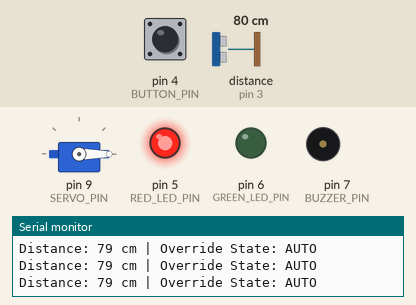
Bench run of a sketch on a simulated Arduino Uno, built with avr-gcc and run on an emulated ATmega328P. Parts: servo, output pins drawn as LEDs (lit = HIGH), buzzer (waves = sounding), the last lines printed to the serial monitor. Wiring (inferred from the names in the program): ultrasonic range finder: trigger pin 2; echo pin 3. The test bench sets the inputs (shaded band); at power-on: distance to the obstacle (sensor on pin 3) 80 cm, pin 4 (BUTTON_PIN) HIGH. The echo pulse lasts 58.3 µs per cm; pins used as bus, display or sensor lines are not drawn.

Above: at 1.2 s.
1.3 s: distance to the obstacle (sensor on pin 3) set to 19 cm
4.3 s: distance to the obstacle (sensor on pin 3) set to 14 cm
At 4.88 s:
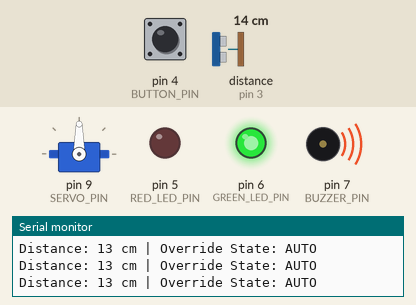
7.3 s: distance to the obstacle (sensor on pin 3) set to 18 cm
At 8.4 s:
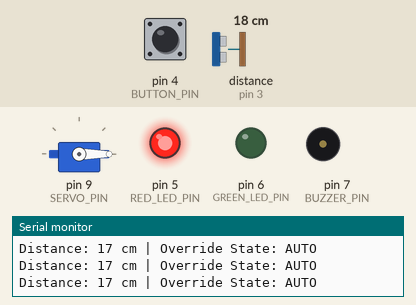
Timing chart, 0 to 10.3 s (numbered marks = the images above; inputs shaded):
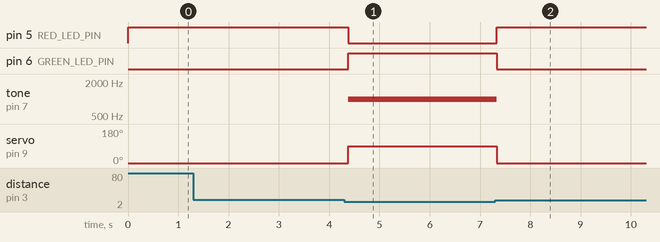

Measured:
- the behaviour switches between 17 and 16 cm on distance to the obstacle (sensor on pin 3) (found by bisection; images 0 and 1)
- after the input at 4.3 s, pin 5 (RED_LED_PIN): HIGH → LOW after 0.08 s; pin 6 (GREEN_LED_PIN): LOW → HIGH after 0.08 s; tone on pin 7 (BUZZER_PIN): silent → 1000 Hz after 0.08 s; servo on pin 9 (SERVO_PIN): 0° → 90° after 0.08 s
- after the input at 7.3 s, pin 5 (RED_LED_PIN): LOW → HIGH at once; pin 6 (GREEN_LED_PIN): HIGH → LOW at once; tone on pin 7 (BUZZER_PIN): 1000 Hz → silent at once; servo on pin 9 (SERVO_PIN): 90° → 0° at once

The sketch:

day-09.ino
```cpp
/*
  Project: Smart Door with Lock
  Course: Week 5 Day 25 Mini Project

  Description:
  Automated door lock system using an HC-SR04 ultrasonic sensor,
  servo motor latch, status LEDs, piezo buzzer, and a manual override button.
*/

#include <Servo.h>

// --- Named Constants for Pins ---
const int TRIG_PIN      = 2;
const int ECHO_PIN      = 3;
const int BUTTON_PIN    = 4;
const int RED_LED_PIN   = 5;
const int GREEN_LED_PIN = 6;
const int BUZZER_PIN    = 7;
const int SERVO_PIN     = 9;

// --- System Thresholds & Parameters ---
const int UNLOCK_DISTANCE_CM = 15;  // Door unlocks if person is closer than 15cm
const int SERVO_LOCKED_POS   = 0;   // Degrees for locked state
const int SERVO_UNLOCKED_POS = 90;  // Degrees for unlocked state

// --- Global Objects and Variables ---
Servo doorLatch;
bool isOverrideLocked = false;
bool lastButtonState  = HIGH;
unsigned long lastDebounceTime = 0;
const unsigned long DEBOUNCE_DELAY = 50; // 50ms button debounce

void setup() {
  // Initialize Serial Monitor for testing and debugging
  Serial.begin(9600);
  Serial.println("--- Smart Door Lock System Initializing ---");

  // Configure Pin Modes
  pinMode(TRIG_PIN, OUTPUT);
  pinMode(ECHO_PIN, INPUT);
  pinMode(BUTTON_PIN, INPUT_PULLUP); // Active LOW button setup
  pinMode(RED_LED_PIN, OUTPUT);
  pinMode(GREEN_LED_PIN, OUTPUT);
  pinMode(BUZZER_PIN, OUTPUT);

  // Attach Servo Motor
  doorLatch.attach(SERVO_PIN);

  // Set Initial Hardware State (Locked)
  doorLatch.write(SERVO_LOCKED_POS);
  digitalWrite(RED_LED_PIN, HIGH);
  digitalWrite(GREEN_LED_PIN, LOW);

  Serial.println("System Ready. Status: LOCKED");
}

void loop() {
  // 1. Handle Manual Lock Override Button (Debounced)
  checkManualOverride();

  // 2. Read Sensor Input
  long distanceCM = readDistanceCM();

  // Print diagnostic readout to Serial Monitor
  Serial.print("Distance: ");
  Serial.print(distanceCM);
  Serial.print(" cm | Override State: ");
  Serial.println(isOverrideLocked ? "MANUAL_LOCK_ENGAGED" : "AUTO");

  // 3. Decision Logic & Actuation
  if (distanceCM <= UNLOCK_DISTANCE_CM && distanceCM > 0 && !isOverrideLocked) {
    unlockDoor();
  } else {
    lockDoor();
  }

  delay(100); // Main loop stability delay
}

// --- Helper Functions ---

// Measures target distance using HC-SR04 ultrasonic pulse
long readDistanceCM() {
  digitalWrite(TRIG_PIN, LOW);
  delayMicroseconds(2);
  digitalWrite(TRIG_PIN, HIGH);
  delayMicroseconds(10);
  digitalWrite(TRIG_PIN, LOW);

  long duration = pulseIn(ECHO_PIN, HIGH, 30000); // 30ms timeout
  if (duration == 0) return 999; // Return out-of-range value if no echo

  return duration * 0.0343 / 2; // Speed of sound conversion
}

// Unlocks the door latch and alerts user
void unlockDoor() {
  doorLatch.write(SERVO_UNLOCKED_POS);
  digitalWrite(GREEN_LED_PIN, HIGH);
  digitalWrite(RED_LED_PIN, LOW);

  // Short access chirp (non-blocking tone sequence)
  tone(BUZZER_PIN, 1000, 100);
}

// Locks the door latch and sets indicator
void lockDoor() {
  doorLatch.write(SERVO_LOCKED_POS);
  digitalWrite(GREEN_LED_PIN, LOW);
  digitalWrite(RED_LED_PIN, HIGH);
  noTone(BUZZER_PIN);
}

// Handles toggle button pressing to force system lock
void checkManualOverride() {
  bool reading = digitalRead(BUTTON_PIN);

  if (reading != lastButtonState) {
    lastDebounceTime = millis();
  }

  if ((millis() - lastDebounceTime) > DEBOUNCE_DELAY) {
    if (reading == LOW && lastButtonState == HIGH) {
      isOverrideLocked = !isOverrideLocked; // Toggle state
      Serial.print(">>> Override Toggled. Manual Lock: ");
      Serial.println(isOverrideLocked ? "ON" : "OFF");

      // Audible feedback for button press
      tone(BUZZER_PIN, 2000, 150);
    }
  }

  lastButtonState = reading;
}
```
